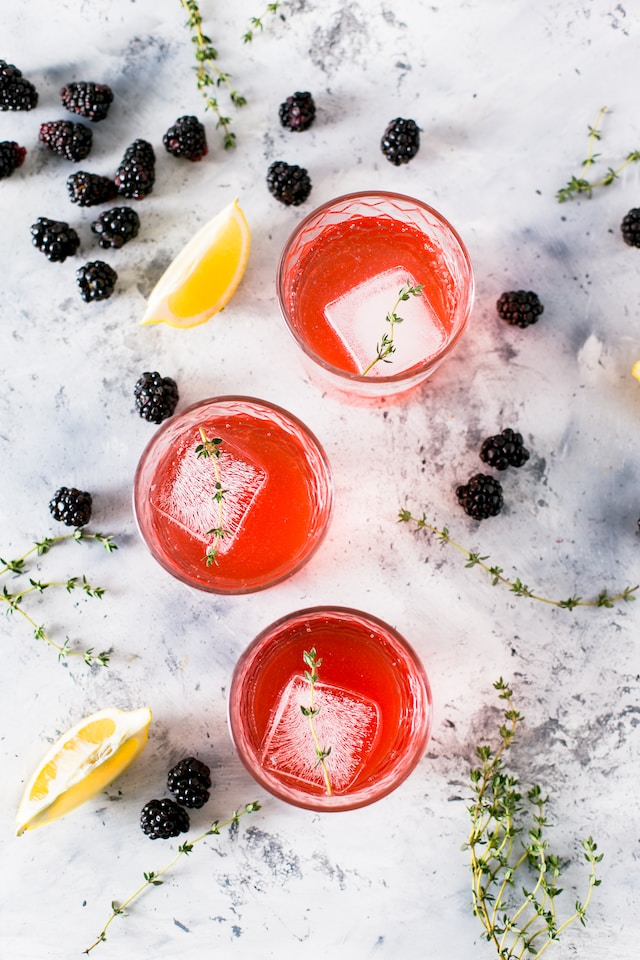
#> input picture CV-5/Lab2/Resources/cocktail.jpg, 640 x 960 px, found by its file name
$ python Q3.py
#> lines starting #> are read from the running program, lines starting #| are printed output that depends on the picture
import cv2 as cv

#Crop
img = cv.imread('Resources\\cocktail.jpg')
#> img is the input picture: shape (960, 640, 3); mean B, G, R 180.9, 184.8, 206.4
cv.imshow('Cocktail', img)
cropped = img[(img.shape)[1]//2:(img.shape)[1], 0:(img.shape)[1]//2]
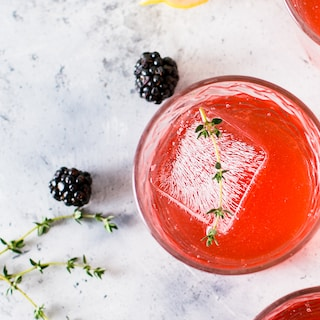
#> cropped: shape (320, 320, 3); mean B, G, R 172.4, 177.2, 217.7
cv.imshow('Cocktail crop', cropped)

#Resize
img = cv.imread('Resources\\landscape.jpg')
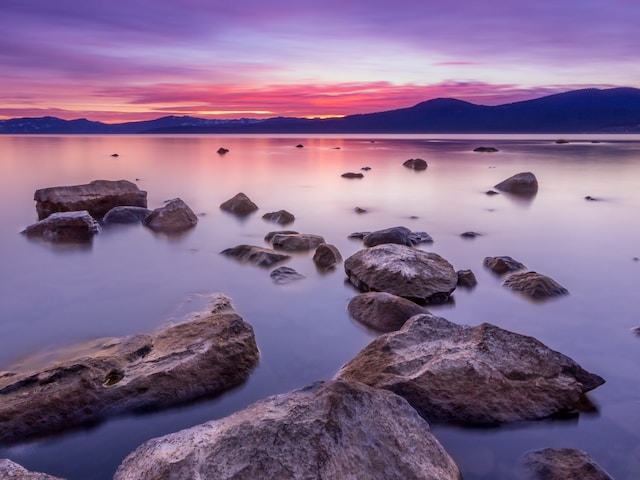
#> input picture CV-5/Lab2/Resources/landscape.jpg, 640 x 480 px, found by its file name
#> img is the input picture: shape (480, 640, 3); mean B, G, R 141.1, 106.2, 131.4
cv.imshow('Landscape', img)
resize = cv.resize(img, None, fx=0.5, fy=0.75, interpolation=cv.INTER_AREA)
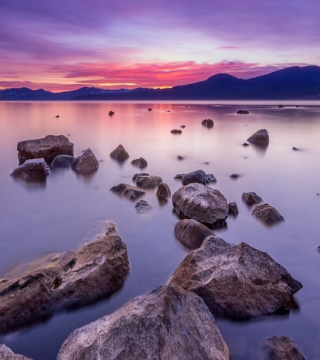
#> resize: shape (360, 320, 3); mean B, G, R 141.1, 106.2, 131.4
cv.imshow('Landscape Resize', resize)

cv.waitKey(0)
